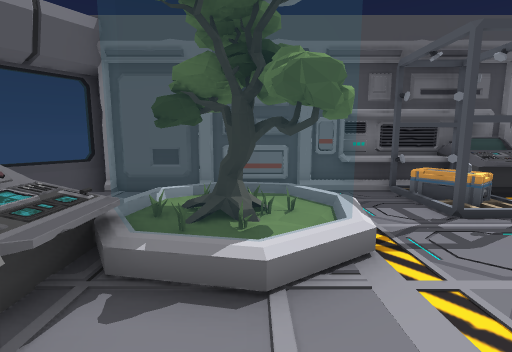
[1] (above)

16 first-person views from a walk through a Unity game level. The camera is 1.3 m above the floor, tilts 8° down and sees 85° across. The floor is counted in squares, 1 m on a side. Each view is taken from the middle of a square. On the plan, view 1 faces up. The plan holds only what a view shows up to about 13 squares ahead; the rest is blank.

[2]
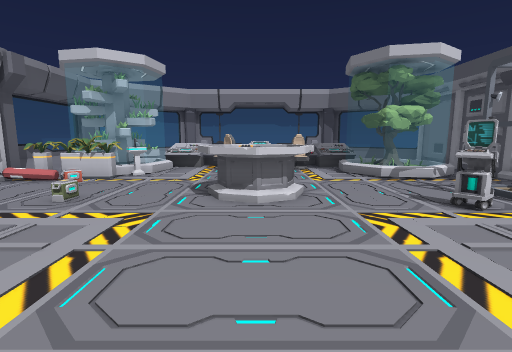

[3]
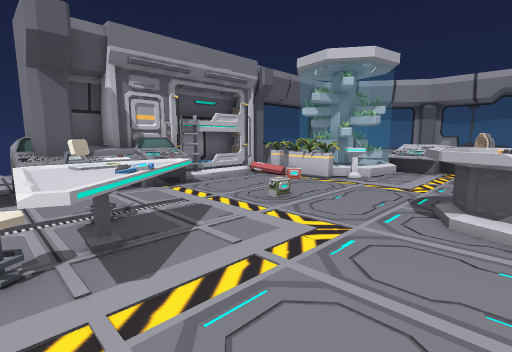

[4]
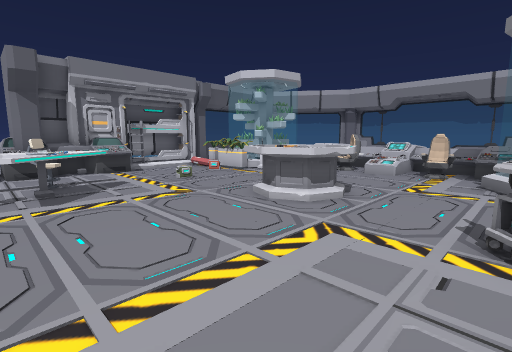

[5]
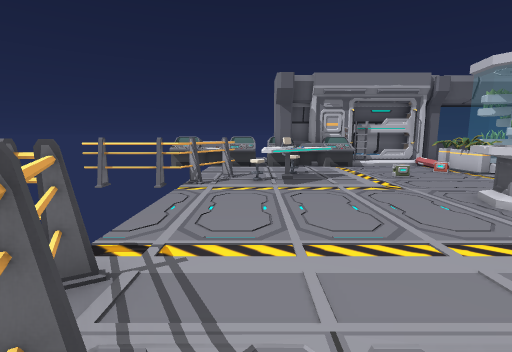

[6]
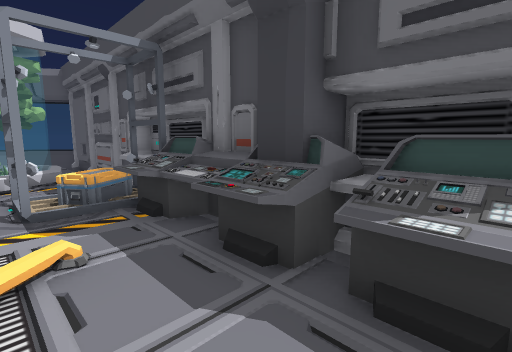

[7]
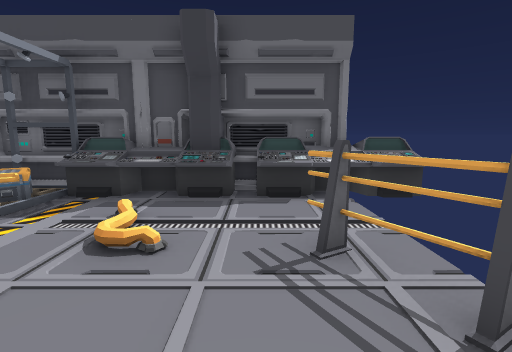

[8]
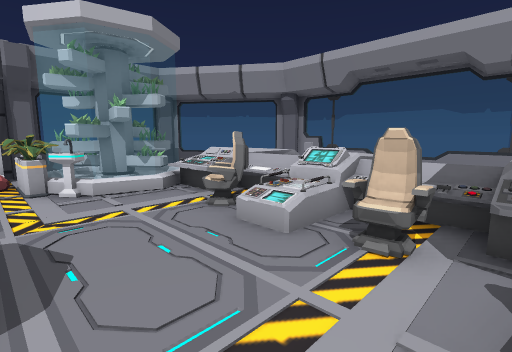

[9]
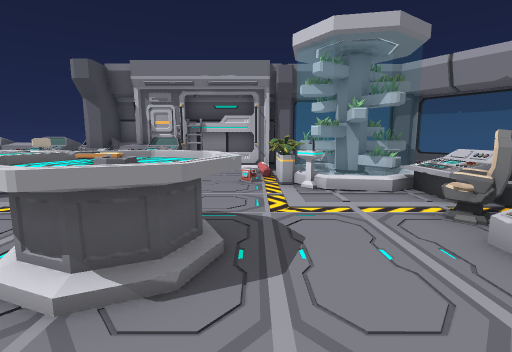

[10]
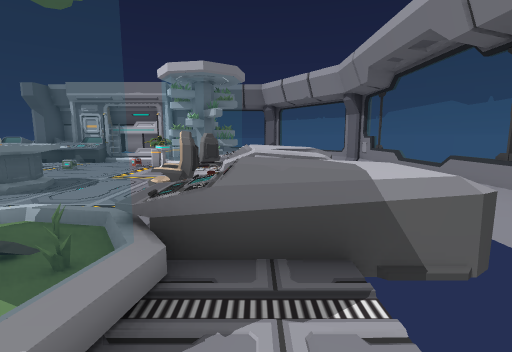

[11]
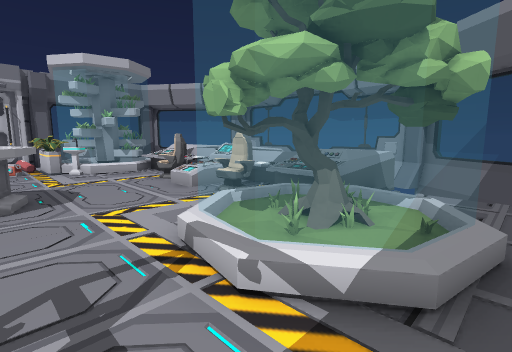

[12]
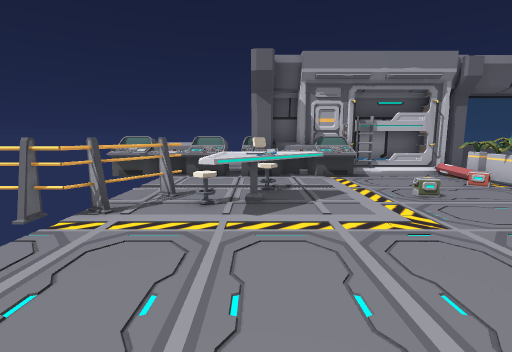

[13]
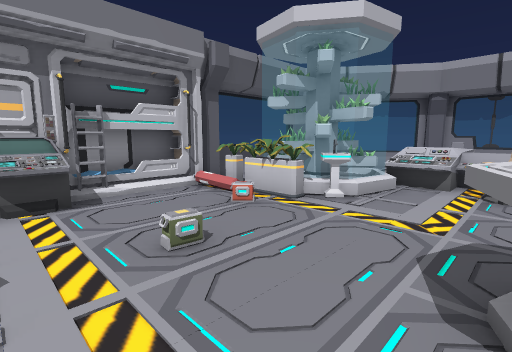

[14]
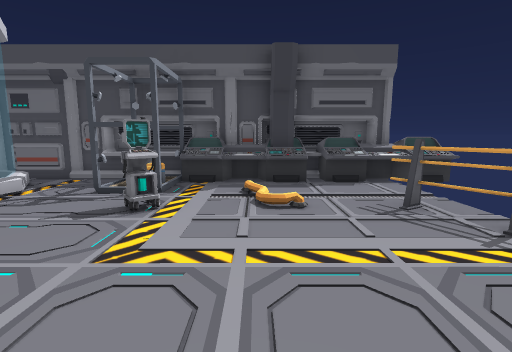

[15]
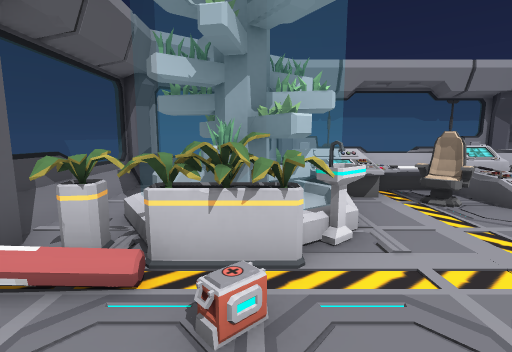

[16]
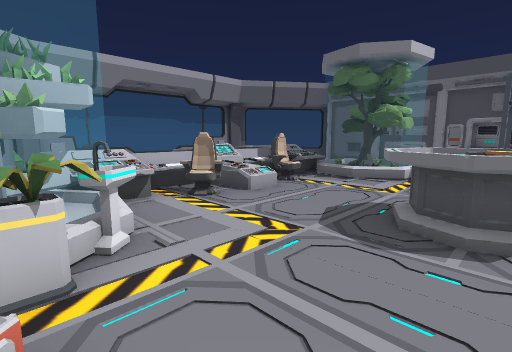

### Floor plan
Key: @ floor where view 1 was taken; # wall or solid block; . floor; = window, fence, low wall or low ledge; ^ raised ledge; C chair; A cart; T table; S sink; B bed; K keycard; L stool; O other object.
Columns run from 6 left of view 1 to 13 right of it. Each row starts with its distance up from view 1.
  8   #     #######OOO
  7   #OOOOOOOO#######^#
  6   #....... ^^^^^^^^#
  5    .OOOO.. ......
  4 =  .OOOO...O.....
  3 =^^^^OOO...A....##
  2 =^^^^.=..........
  1    ^C............#
  0  ^^^#=@..TT......
 -1   ^^=#..TTTT.....
 -2    ^CC...TT......
 -3 =^^^C..........T.#
 -4 =^^^^........TKL.
 -5 = ^=OOSS.....TLT##
 -6 #   OOOO......L..
 -7 #   OOOO.........
 -8      OOO...^^^#^^^^#
 -9   #..==#BBB##^#^^^^#
-10   #==####B####

Positions as (right, up) in squares from view 1, and headings:
1: (0, 0), facing up
2: (10, -1), facing left
3: (9, -1), facing down-left
4: (9, 3), facing down-left
5: (9, 4), facing down
6: (10, 4), facing up-left
7: (9, 0), facing up
8: (2, 2), facing down-left
9: (2, 2), facing down
10: (-3, 6), facing down
11: (3, 6), facing down-left
12: (8, 1), facing down
13: (6, -2), facing down-left
14: (7, -2), facing up
15: (4, -6), facing left
16: (4, -6), facing up-left
